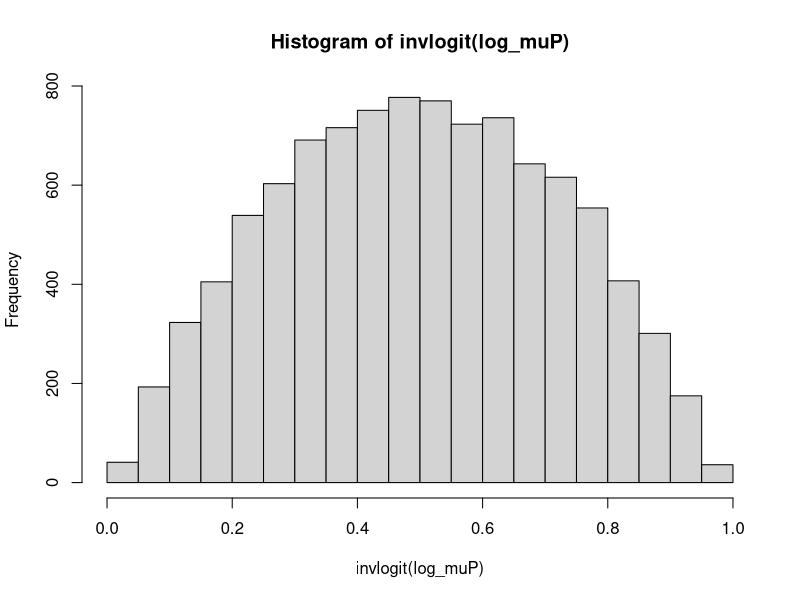
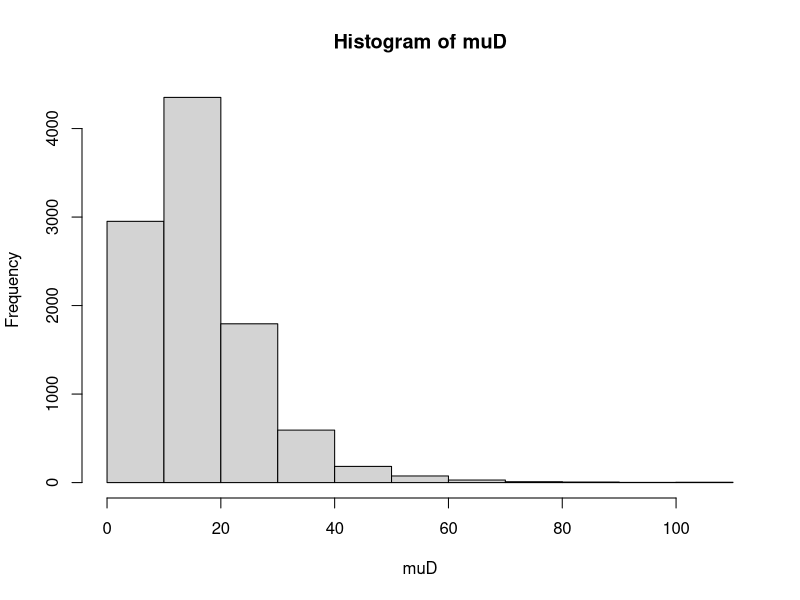
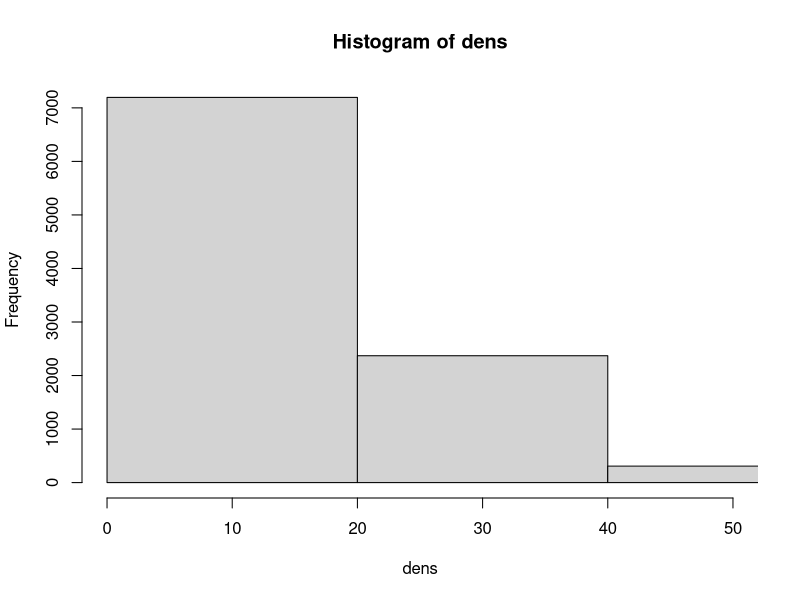
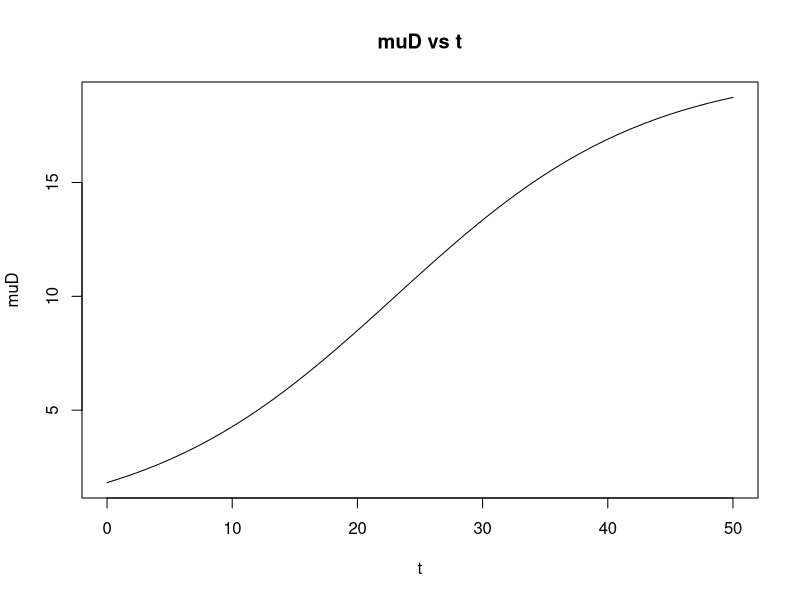

R code for these plots, in order:
invlogit<-function(x) {1/(1+exp(-(x)))}
logit<-function(x) {log(x/(1-x))}
n=10000
delta <- rnorm(n,0, 1)
sigmaP <- rgamma(n, 2/5,5/2)#
sigma_eps <- rgamma(n, 2/5,5/2)#runif(n,0,1)
epsilonP1<-rnorm(n,0,sigmaP) 
epsilonP2<-rnorm(n,0,sigma_eps) 
log_muP <- delta + epsilonP1 + epsilonP2
hist(invlogit(log_muP))



kappa <-rlnorm(n,3,.5) # to keep 95% of kappa between [10; 50]
beta<-rlnorm(n,0,1)
alpha<-rlnorm(n,0,1)
t=1
muD <- kappa / (1+alpha * exp(-beta*(t)))
hist(muD)
sigmaD <- rgamma(n, 2/5,5/2)#runif(n,0,1)
dens<-rlnorm(n,log(muD), sigmaD)
hist(dens, breaks=250, xlim=c(0, 50))
quantile(dens,probs=c(0.05,0.5,0.95))


kappa=20
beta=.1
alpha=10
t=seq(0, 50, length.out=50)
muD <- kappa / (1+alpha * exp(-beta*(t)))
plot(muD~t, type="l", xlab="t", ylab="muD", main="muD vs t")